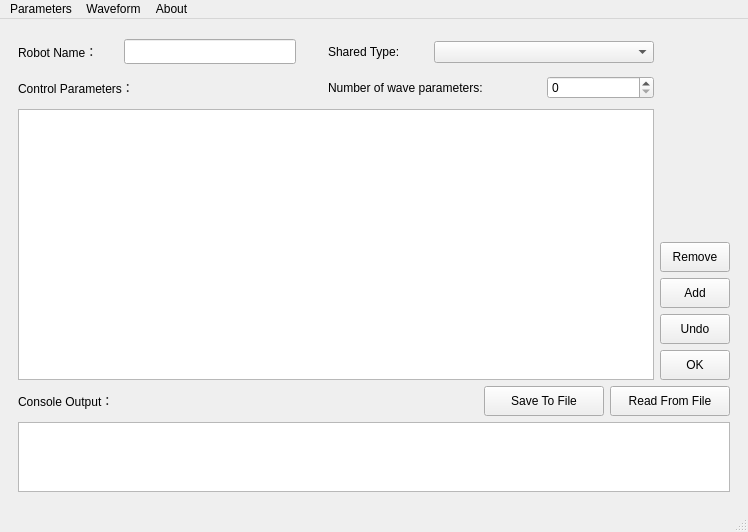
<?xml version="1.0" encoding="UTF-8"?>
<ui version="4.0">
 <class>MainWindow</class>
 <widget class="QMainWindow" name="MainWindow">
  <property name="geometry">
   <rect>
    <x>0</x>
    <y>0</y>
    <width>748</width>
    <height>532</height>
   </rect>
  </property>
  <property name="font">
   <font>
    <family>Segoe UI</family>
   </font>
  </property>
  <property name="windowTitle">
   <string>机器人调试助手</string>
  </property>
  <widget class="QWidget" name="centralwidget">
   <property name="font">
    <font>
     <family>Bahnschrift SemiBold</family>
    </font>
   </property>
   <layout class="QGridLayout" name="gridLayout">
    <item row="0" column="0">
     <widget class="QStackedWidget" name="stackedWidget">
      <widget class="QWidget" name="page">
       <layout class="QGridLayout" name="gridLayout_2">
        <item row="0" column="0">
         <widget class="QLabel" name="nameLable">
          <property name="minimumSize">
           <size>
            <width>100</width>
            <height>30</height>
           </size>
          </property>
          <property name="maximumSize">
           <size>
            <width>16777215</width>
            <height>30</height>
           </size>
          </property>
          <property name="font">
           <font>
            <family>Segoe UI</family>
           </font>
          </property>
          <property name="text">
           <string>Robot Name：</string>
          </property>
         </widget>
        </item>
        <item row="0" column="1" colspan="2">
         <widget class="QLineEdit" name="robotNameEdit">
          <property name="font">
           <font>
            <family>微软雅黑</family>
           </font>
          </property>
          <property name="toolTip">
           <string>SharedMemory name or Socket Port</string>
          </property>
         </widget>
        </item>
        <item row="0" column="4">
         <widget class="QLabel" name="sharedTypeLable">
          <property name="minimumSize">
           <size>
            <width>100</width>
            <height>30</height>
           </size>
          </property>
          <property name="maximumSize">
           <size>
            <width>16777215</width>
            <height>30</height>
           </size>
          </property>
          <property name="font">
           <font>
            <family>Segoe UI</family>
           </font>
          </property>
          <property name="text">
           <string>Shared Type:</string>
          </property>
         </widget>
        </item>
        <item row="0" column="5" colspan="4">
         <widget class="QComboBox" name="choicesBox">
          <property name="minimumSize">
           <size>
            <width>132</width>
            <height>22</height>
           </size>
          </property>
          <property name="maximumSize">
           <size>
            <width>16777215</width>
            <height>22</height>
           </size>
          </property>
          <property name="font">
           <font>
            <family>Segoe UI</family>
            <pointsize>9</pointsize>
           </font>
          </property>
         </widget>
        </item>
        <item row="1" column="0" colspan="2">
         <widget class="QLabel" name="controlParameterLable">
          <property name="minimumSize">
           <size>
            <width>150</width>
            <height>30</height>
           </size>
          </property>
          <property name="maximumSize">
           <size>
            <width>16777215</width>
            <height>30</height>
           </size>
          </property>
          <property name="font">
           <font>
            <family>Segoe UI</family>
           </font>
          </property>
          <property name="text">
           <string>Control Parameters：</string>
          </property>
         </widget>
        </item>
        <item row="1" column="2">
         <spacer name="horizontalSpacer_8">
          <property name="orientation">
           <enum>Qt::Horizontal</enum>
          </property>
          <property name="sizeHint" stdset="0">
           <size>
            <width>155</width>
            <height>20</height>
           </size>
          </property>
         </spacer>
        </item>
        <item row="1" column="4" colspan="3">
         <widget class="QLabel" name="nameLable_2">
          <property name="minimumSize">
           <size>
            <width>200</width>
            <height>30</height>
           </size>
          </property>
          <property name="maximumSize">
           <size>
            <width>16777215</width>
            <height>30</height>
           </size>
          </property>
          <property name="font">
           <font>
            <family>Segoe UI</family>
           </font>
          </property>
          <property name="text">
           <string>Number of wave parameters:</string>
          </property>
         </widget>
        </item>
        <item row="2" column="0" rowspan="7" colspan="9">
         <widget class="QTableWidget" name="paramTableWidget">
          <property name="font">
           <font>
            <family>Segoe UI</family>
           </font>
          </property>
          <attribute name="horizontalHeaderVisible">
           <bool>false</bool>
          </attribute>
          <attribute name="horizontalHeaderCascadingSectionResizes">
           <bool>false</bool>
          </attribute>
          <attribute name="horizontalHeaderMinimumSectionSize">
           <number>60</number>
          </attribute>
          <attribute name="horizontalHeaderDefaultSectionSize">
           <number>100</number>
          </attribute>
          <attribute name="horizontalHeaderStretchLastSection">
           <bool>false</bool>
          </attribute>
          <attribute name="verticalHeaderMinimumSectionSize">
           <number>30</number>
          </attribute>
          <attribute name="verticalHeaderStretchLastSection">
           <bool>false</bool>
          </attribute>
          <column>
           <property name="text">
            <string>Name</string>
           </property>
          </column>
          <column>
           <property name="text">
            <string>Type</string>
           </property>
          </column>
          <column>
           <property name="text">
            <string>Value</string>
           </property>
          </column>
         </widget>
        </item>
        <item row="4" column="9">
         <spacer name="verticalSpacer">
          <property name="orientation">
           <enum>Qt::Vertical</enum>
          </property>
          <property name="sizeHint" stdset="0">
           <size>
            <width>20</width>
            <height>188</height>
           </size>
          </property>
         </spacer>
        </item>
        <item row="5" column="9">
         <widget class="QPushButton" name="deleteButton">
          <property name="sizePolicy">
           <sizepolicy hsizetype="Maximum" vsizetype="Fixed">
            <horstretch>0</horstretch>
            <verstretch>0</verstretch>
           </sizepolicy>
          </property>
          <property name="minimumSize">
           <size>
            <width>70</width>
            <height>30</height>
           </size>
          </property>
          <property name="maximumSize">
           <size>
            <width>70</width>
            <height>30</height>
           </size>
          </property>
          <property name="font">
           <font>
            <family>Segoe UI</family>
           </font>
          </property>
          <property name="text">
           <string>Remove</string>
          </property>
         </widget>
        </item>
        <item row="6" column="9">
         <widget class="QPushButton" name="addButton">
          <property name="minimumSize">
           <size>
            <width>70</width>
            <height>30</height>
           </size>
          </property>
          <property name="maximumSize">
           <size>
            <width>70</width>
            <height>30</height>
           </size>
          </property>
          <property name="font">
           <font>
            <family>Segoe UI</family>
           </font>
          </property>
          <property name="text">
           <string>Add</string>
          </property>
         </widget>
        </item>
        <item row="7" column="9">
         <widget class="QPushButton" name="undoButton">
          <property name="minimumSize">
           <size>
            <width>70</width>
            <height>30</height>
           </size>
          </property>
          <property name="maximumSize">
           <size>
            <width>70</width>
            <height>30</height>
           </size>
          </property>
          <property name="font">
           <font>
            <family>Segoe UI</family>
           </font>
          </property>
          <property name="text">
           <string>Undo</string>
          </property>
         </widget>
        </item>
        <item row="8" column="9">
         <widget class="QPushButton" name="readyButton">
          <property name="minimumSize">
           <size>
            <width>70</width>
            <height>30</height>
           </size>
          </property>
          <property name="maximumSize">
           <size>
            <width>70</width>
            <height>30</height>
           </size>
          </property>
          <property name="font">
           <font>
            <family>Segoe UI</family>
           </font>
          </property>
          <property name="text">
           <string>OK</string>
          </property>
         </widget>
        </item>
        <item row="9" column="0" colspan="2">
         <widget class="QLabel" name="consoleLable">
          <property name="minimumSize">
           <size>
            <width>130</width>
            <height>30</height>
           </size>
          </property>
          <property name="maximumSize">
           <size>
            <width>130</width>
            <height>30</height>
           </size>
          </property>
          <property name="font">
           <font>
            <family>Segoe UI</family>
           </font>
          </property>
          <property name="text">
           <string>Console Output：</string>
          </property>
         </widget>
        </item>
        <item row="9" column="2" colspan="4">
         <spacer name="horizontalSpacer">
          <property name="orientation">
           <enum>Qt::Horizontal</enum>
          </property>
          <property name="sizeHint" stdset="0">
           <size>
            <width>429</width>
            <height>20</height>
           </size>
          </property>
         </spacer>
        </item>
        <item row="9" column="6" colspan="2">
         <widget class="QPushButton" name="saveFileButton">
          <property name="minimumSize">
           <size>
            <width>120</width>
            <height>30</height>
           </size>
          </property>
          <property name="maximumSize">
           <size>
            <width>120</width>
            <height>30</height>
           </size>
          </property>
          <property name="font">
           <font>
            <family>Segoe UI</family>
           </font>
          </property>
          <property name="text">
           <string>Save To File</string>
          </property>
         </widget>
        </item>
        <item row="9" column="8" colspan="2">
         <widget class="QPushButton" name="readFileButton">
          <property name="minimumSize">
           <size>
            <width>120</width>
            <height>30</height>
           </size>
          </property>
          <property name="maximumSize">
           <size>
            <width>120</width>
            <height>30</height>
           </size>
          </property>
          <property name="font">
           <font>
            <family>Segoe UI</family>
           </font>
          </property>
          <property name="text">
           <string>Read From File</string>
          </property>
         </widget>
        </item>
        <item row="10" column="0" colspan="10">
         <widget class="QTextBrowser" name="consoleOutput">
          <property name="maximumSize">
           <size>
            <width>16777215</width>
            <height>90</height>
           </size>
          </property>
          <property name="font">
           <font>
            <family>Segoe UI</family>
            <pointsize>9</pointsize>
           </font>
          </property>
          <property name="html">
           <string>&lt;!DOCTYPE HTML PUBLIC &quot;-//W3C//DTD HTML 4.0//EN&quot; &quot;http://www.w3.org/TR/REC-html40/strict.dtd&quot;&gt;
&lt;html&gt;&lt;head&gt;&lt;meta name=&quot;qrichtext&quot; content=&quot;1&quot; /&gt;&lt;style type=&quot;text/css&quot;&gt;
p, li { white-space: pre-wrap; }
&lt;/style&gt;&lt;/head&gt;&lt;body style=&quot; font-family:'Segoe UI','Bahnschrift SemiBold','Segoe UI'; font-size:9pt; font-weight:400; font-style:normal;&quot;&gt;
&lt;p style=&quot;-qt-paragraph-type:empty; margin-top:0px; margin-bottom:0px; margin-left:0px; margin-right:0px; -qt-block-indent:0; text-indent:0px; font-family:'Times New Roman'; font-size:7pt;&quot;&gt;&lt;br /&gt;&lt;/p&gt;&lt;/body&gt;&lt;/html&gt;</string>
          </property>
         </widget>
        </item>
        <item row="1" column="7" colspan="2">
         <widget class="QSpinBox" name="waveParameterNum">
          <property name="font">
           <font>
            <family>Segoe UI</family>
           </font>
          </property>
         </widget>
        </item>
        <item row="0" column="3">
         <widget class="QToolButton" name="nameHint">
          <property name="minimumSize">
           <size>
            <width>20</width>
            <height>20</height>
           </size>
          </property>
          <property name="maximumSize">
           <size>
            <width>20</width>
            <height>20</height>
           </size>
          </property>
          <property name="text">
           <string/>
          </property>
          <property name="iconSize">
           <size>
            <width>20</width>
            <height>20</height>
           </size>
          </property>
          <property name="checkable">
           <bool>false</bool>
          </property>
          <property name="checked">
           <bool>false</bool>
          </property>
          <property name="autoRaise">
           <bool>true</bool>
          </property>
         </widget>
        </item>
       </layout>
      </widget>
      <widget class="QWidget" name="page_2">
       <widget class="QLabel" name="nameLable_3">
        <property name="geometry">
         <rect>
          <x>30</x>
          <y>20</y>
          <width>180</width>
          <height>30</height>
         </rect>
        </property>
        <property name="minimumSize">
         <size>
          <width>0</width>
          <height>30</height>
         </size>
        </property>
        <property name="font">
         <font>
          <family>Segoe UI</family>
          <pointsize>12</pointsize>
         </font>
        </property>
        <property name="text">
         <string>Author: HuNingHe</string>
        </property>
       </widget>
       <widget class="QLabel" name="nameLable_4">
        <property name="geometry">
         <rect>
          <x>30</x>
          <y>60</y>
          <width>260</width>
          <height>30</height>
         </rect>
        </property>
        <property name="minimumSize">
         <size>
          <width>260</width>
          <height>30</height>
         </size>
        </property>
        <property name="font">
         <font>
          <family>Segoe UI</family>
          <pointsize>12</pointsize>
         </font>
        </property>
        <property name="text">
         <string>Email: huning-he@qq.com</string>
        </property>
       </widget>
       <widget class="QLabel" name="nameLable_5">
        <property name="geometry">
         <rect>
          <x>30</x>
          <y>110</y>
          <width>331</width>
          <height>30</height>
         </rect>
        </property>
        <property name="minimumSize">
         <size>
          <width>0</width>
          <height>30</height>
         </size>
        </property>
        <property name="font">
         <font>
          <family>Segoe UI</family>
          <pointsize>12</pointsize>
         </font>
        </property>
        <property name="text">
         <string>License: GPLv3</string>
        </property>
       </widget>
       <widget class="QLabel" name="nameLable_6">
        <property name="geometry">
         <rect>
          <x>30</x>
          <y>160</y>
          <width>131</width>
          <height>30</height>
         </rect>
        </property>
        <property name="minimumSize">
         <size>
          <width>0</width>
          <height>30</height>
         </size>
        </property>
        <property name="font">
         <font>
          <family>Segoe UI</family>
          <pointsize>12</pointsize>
         </font>
        </property>
        <property name="text">
         <string>Repository:</string>
        </property>
       </widget>
       <widget class="QLabel" name="nameLable_7">
        <property name="geometry">
         <rect>
          <x>30</x>
          <y>200</y>
          <width>380</width>
          <height>30</height>
         </rect>
        </property>
        <property name="minimumSize">
         <size>
          <width>380</width>
          <height>30</height>
         </size>
        </property>
        <property name="font">
         <font>
          <family>Bahnschrift SemiBold</family>
          <pointsize>12</pointsize>
         </font>
        </property>
        <property name="text">
         <string>https://github.com/HuNingHe/phawd</string>
        </property>
       </widget>
       <widget class="QPlainTextEdit" name="plainTextEdit">
        <property name="geometry">
         <rect>
          <x>30</x>
          <y>240</y>
          <width>360</width>
          <height>40</height>
         </rect>
        </property>
        <property name="minimumSize">
         <size>
          <width>360</width>
          <height>40</height>
         </size>
        </property>
        <property name="maximumSize">
         <size>
          <width>360</width>
          <height>40</height>
         </size>
        </property>
        <property name="font">
         <font>
          <family>Bahnschrift SemiBold</family>
          <pointsize>12</pointsize>
         </font>
        </property>
        <property name="readOnly">
         <bool>true</bool>
        </property>
        <property name="plainText">
         <string>https://github.com/HuNingHe/phawd</string>
        </property>
       </widget>
      </widget>
     </widget>
    </item>
   </layout>
  </widget>
  <widget class="QStatusBar" name="statusbar"/>
  <widget class="QMenuBar" name="menubar">
   <property name="geometry">
    <rect>
     <x>0</x>
     <y>0</y>
     <width>748</width>
     <height>26</height>
    </rect>
   </property>
   <widget class="QMenu" name="parameter">
    <property name="minimumSize">
     <size>
      <width>0</width>
      <height>0</height>
     </size>
    </property>
    <property name="font">
     <font>
      <family>微软雅黑</family>
     </font>
    </property>
    <property name="title">
     <string>Parameters</string>
    </property>
    <addaction name="paramSetting"/>
    <addaction name="joystickSetting"/>
   </widget>
   <widget class="QMenu" name="wave">
    <property name="font">
     <font>
      <family>微软雅黑</family>
     </font>
    </property>
    <property name="title">
     <string>Waveform</string>
    </property>
    <addaction name="waveSetting"/>
   </widget>
   <widget class="QMenu" name="log">
    <property name="font">
     <font>
      <family>微软雅黑</family>
     </font>
    </property>
    <property name="title">
     <string>About</string>
    </property>
    <addaction name="logWave"/>
   </widget>
   <addaction name="parameter"/>
   <addaction name="wave"/>
   <addaction name="log"/>
  </widget>
  <action name="joystickSetting">
   <property name="text">
    <string>Joystick Test</string>
   </property>
   <property name="font">
    <font>
     <family>Segoe UI</family>
    </font>
   </property>
  </action>
  <action name="waveSetting">
   <property name="text">
    <string>Waveform Displayer</string>
   </property>
   <property name="font">
    <font>
     <family>Segoe UI</family>
    </font>
   </property>
  </action>
  <action name="paramSetting">
   <property name="text">
    <string>Parameters Setting</string>
   </property>
   <property name="font">
    <font>
     <family>Segoe UI</family>
    </font>
   </property>
  </action>
  <action name="logWave">
   <property name="text">
    <string>About Phawd</string>
   </property>
   <property name="font">
    <font>
     <family>Segoe UI</family>
    </font>
   </property>
  </action>
 </widget>
 <resources/>
 <connections/>
</ui>
